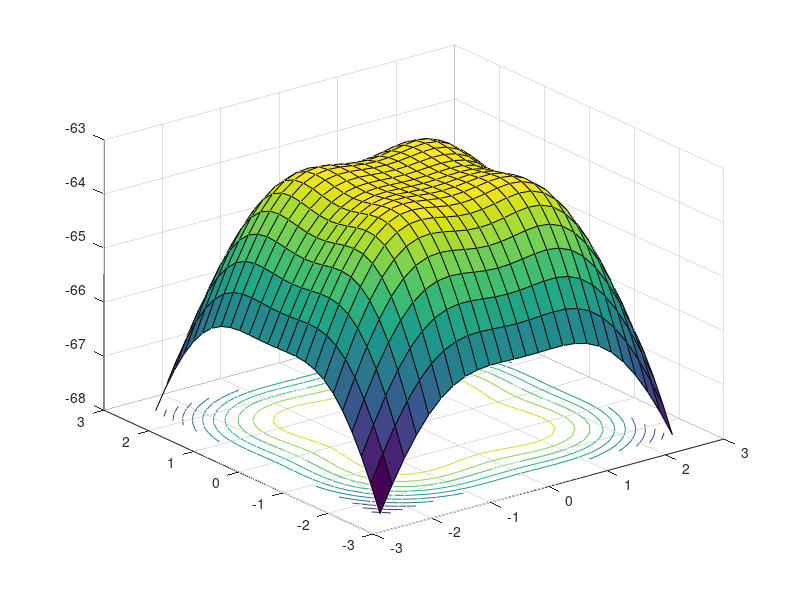

MATLAB code for this plot:
%%
theta = 70;
% semi-angle at half power
ml=-log10(2)/log10(cosd(theta));
%Lambertian order of emission
P_LED=20;
%transmitted optical power by individual LED
nLED=60;
% number of LED array nLED*nLED
P_total=0.02;
%Total transmitted power
Adet=1e-4;
%detector physical area of a PD
Ts=1;
%gain of an optical filter; ignore if no filter is used
index=1.5;
%refractive index of a lens at a PD; ignore if no lens is used
FOV=70;
%FOV of a receiver
G_Con=(index^2)/(sind(FOV).^2);
%gain of an optical concentrator; ignore if no lens is used
%%
lx=5; ly=5; lz=3;
% room dimension in meter
h=2.15;
%the distance between source and receiver plane
[XT,YT]=meshgrid([-lx/4 lx/4],[-ly/4 ly/4]);
% position of LED; it is assumed all LEDs are located at same point for
% faster simulation
% for one LED simulation located at the central of the room, use XT=0 and YT=0
%%%%%%%%%%%%%%%%%%%%%%%%%%%%%%%%%%%%%%%%%%%%%%%%%%%
Nx=lx*5; Ny=ly*5;
% number of grid in the receiver plane
x=linspace(-lx/2,lx/2,Nx);
y=linspace(-ly/2,ly/2,Ny);
[XR,YR]=meshgrid(x,y);
D1=sqrt((XR-XT(1,1)).^2+(YR-YT(1,1)).^2+h^2);
% distance vector from source 1
cosphi_A1=h./D1;
% angle vector
receiver_angle=acosd(cosphi_A1);
% alternative methods to calculate angle, more accurate if the angle are
% negatives
H_A1=(ml+1)*Adet.*cosphi_A1.^(ml+1)./(2*pi.*D1.^2);
% channel DC gain for source 1
P_rec_A1=P_total.*H_A1.*Ts.*G_Con;
% received power from source 1;
P_rec_A1(find(abs(receiver_angle)>FOV))=0;
% if the anlge of arrival is greater than FOV, no current is generated at
% the photodiode.
P_rec_A2=fliplr(P_rec_A1);
% received power from source 2, due to symmetry no need separate
% calculations
P_rec_A3=flipud(P_rec_A1);
P_rec_A4=fliplr(P_rec_A3);
P_rec_total=P_rec_A1+P_rec_A2+P_rec_A3+P_rec_A4
P_rec_dBm=10*log10(P_rec_total);
%% Fig.
surfc(x,y,P_rec_dBm);
% contour(x,y,P_rec_dBm);hold on
% mesh(x,y,P_rec_dBm);